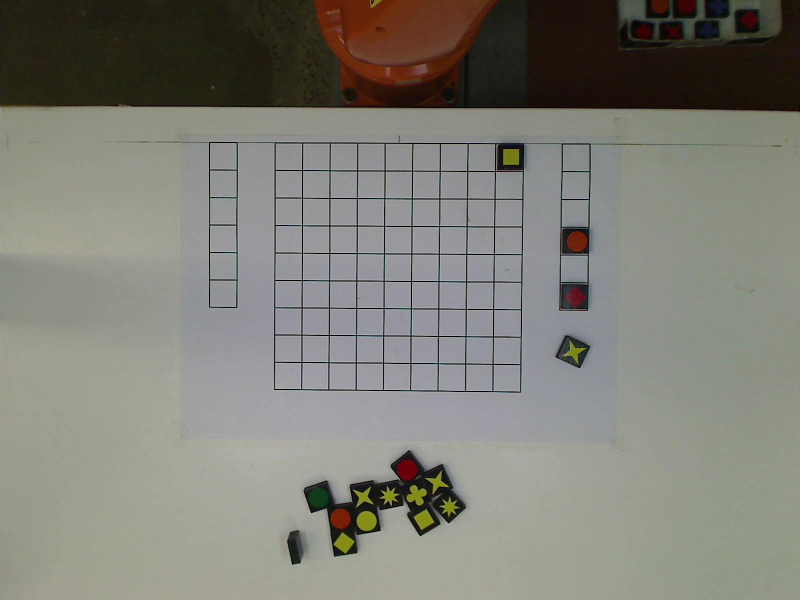
%> input picture Vision/CorrectBlock/orientation.jpg, 1600 x 1200 px (shown at 1/2 size)
$ octave --eval "result = detectOnTable;"   (GNU Octave 9; MATLAB toolbox functions it lacks are replaced by stand-ins)
%> lines starting %> are read from the running program, lines starting %| are printed output that depends on the picture; in (x1, y1, x2, y2) boxes, pixels count from 0 and x2, y2 are one past the last pixel; in counts of white or black regions, pixels touching at a corner belong together; the program's own positions count from 1
%> in detectOnTable, im is the input picture: size 1200x1600x3 uint8; mean R, G, B 127.8, 127.1, 118.9
### Vision/createBlockMask.m
function [BW,maskedRGBImage] = createBlockMask(RGB)
%createMask  Threshold RGB image using auto-generated code from colorThresholder app.
%  [BW,MASKEDRGBIMAGE] = createMask(RGB) thresholds image RGB using
%  auto-generated code from the colorThresholder app. The colorspace and
%  range for each channel of the colorspace were set within the app. The
%  segmentation mask is returned in BW, and a composite of the mask and
%  original RGB images is returned in maskedRGBImage.

% Auto-generated by colorThresholder app on 03-Nov-2017
%------------------------------------------------------


% Convert RGB image to chosen color space
I = rgb2hsv(RGB);
%> I: size 1200x1600x3 double; mean H, S, V 0.287, 0.167, 0.513

% Define thresholds for channel 1 based on histogram settings
channel1Min = 0.000;
channel1Max = 1.000;

% Define thresholds for channel 2 based on histogram settings
channel2Min = 0.000;
channel2Max = 1.000;

% Define thresholds for channel 3 based on histogram settings
channel3Min = 0.000;
channel3Max = 0.300;

% Create mask based on chosen histogram thresholds
sliderBW = (I(:,:,1) >= channel1Min ) & (I(:,:,1) <= channel1Max) & ...
    (I(:,:,2) >= channel2Min ) & (I(:,:,2) <= channel2Max) & ...
    (I(:,:,3) >= channel3Min ) & (I(:,:,3) <= channel3Max);
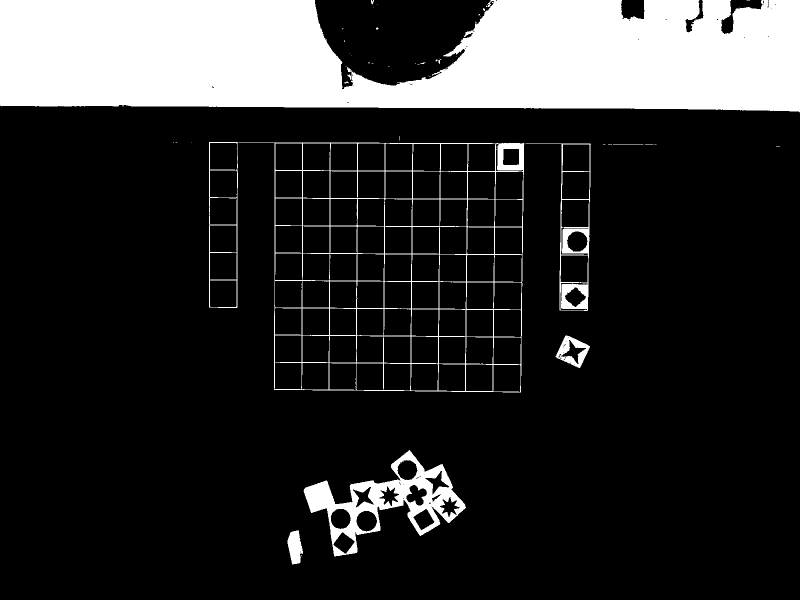
%> sliderBW: size 1200x1600 logical (shown at 1/2 size); 18.1% white; 49 white regions (37 under 20 px), largest, box (x1, y1, x2, y2) and area: (0, 0, 1600, 225) 296819, (477, 285, 1049, 785) 19995, (607, 900, 932, 1113) 19295
BW = sliderBW;

% Initialize output masked image based on input image.
maskedRGBImage = RGB;

% Set background pixels where BW is false to zero.
maskedRGBImage(repmat(~BW,[1 1 3])) = 0;
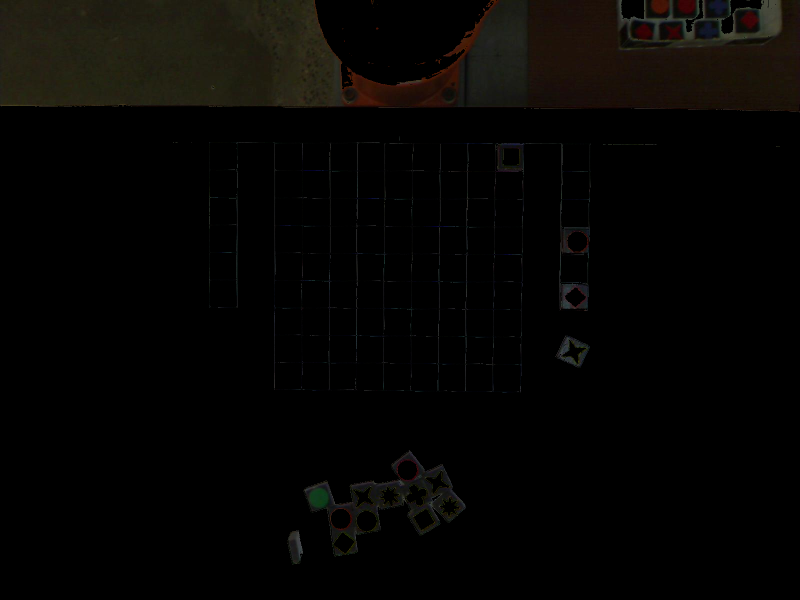
%> maskedRGBImage: size 1200x1600x3 uint8 (shown at 1/2 size); mean R, G, B 5.7, 4.8, 3.1

end

### Vision/CorrectBlock/detectOnTable.m
function c = detectOnTable()
    close all; clear all;
    im = imread('orientation.jpg');

    % Generate block mask
    Block_BW = createBlockMask(im);
    Block_BW(1:225,:) = 0;
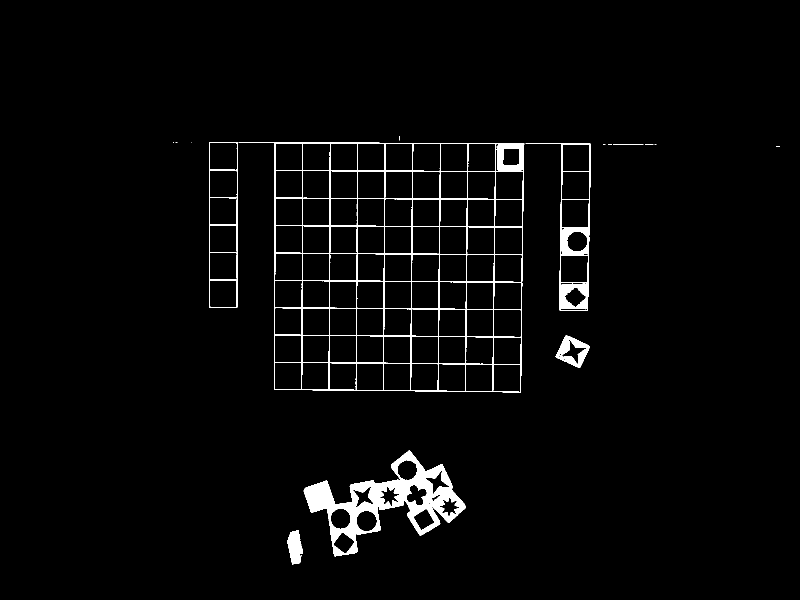
%> Block_BW: size 1200x1600 logical (shown at 1/2 size); 2.6% white; 17 white regions (10 under 20 px), largest, box (x1, y1, x2, y2) and area: (477, 285, 1049, 785) 19995, (607, 900, 932, 1113) 19295, (1051, 287, 1182, 622) 5153
    figure(1);
    subplot(1,3,1);
    imshow(Block_BW);
    se = strel('cube',3);
    Block_BW = imerode(Block_BW, se);
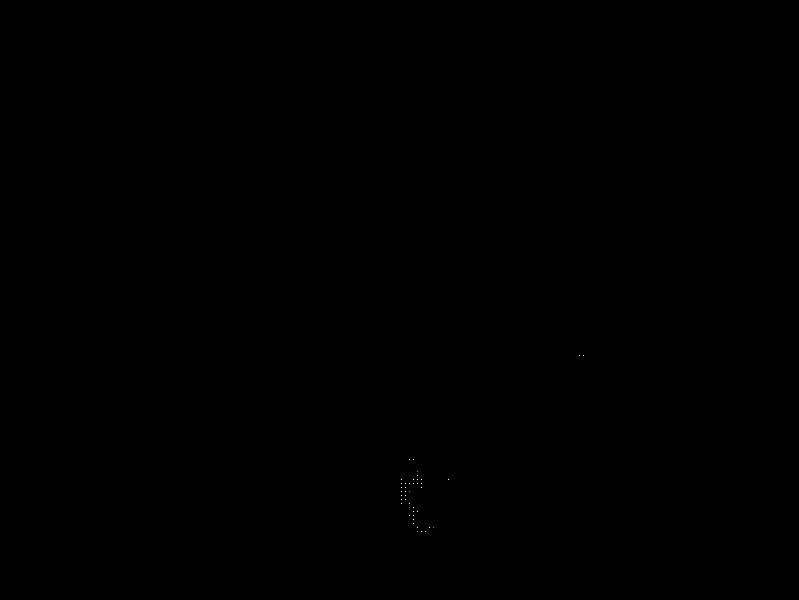
%> Block_BW: size 1200x1598 logical (shown at 1/2 size); 0% white in thin lines or dots, all inside (x1, y1, x2, y2) = (803, 710, 1168, 1064)
    se = strel('cube',6);
    Block_BW = imdilate(Block_BW, se);
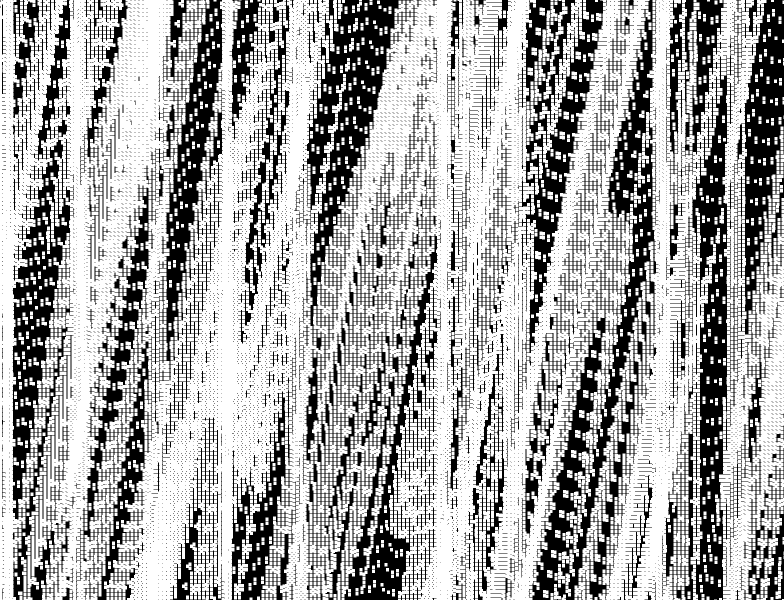
%> Block_BW: size 1200x1568 logical (shown at 1/2 size); 66.1% white; 8497 black regions (8286 under 20 px)
    subplot(1,3,2);
    imshow(Block_BW);

    %Insert Filled Image and create BlockMask
    bw_stats = regionprops('table',Block_BW,'Area','BoundingBox','FilledImage');
%> bw_stats = 6017 regions; largest, box (x1, y1, x2, y2) and Area: (632, 0, 1241, 1200) 251970, (226, 0, 658, 1200) 195486, (63, 0, 363, 1200) 118874, (1212, 0, 1416, 1200) 69004, (0, 0, 134, 1200) 48061
    idx = find(bw_stats.Area > 1500 & bw_stats.Area < 3000);
%> idx = [521; 2168; 3394; 4846]

    BlockMask = false(size(Block_BW));

    for j = 1:size(idx)
        col = floor(bw_stats.BoundingBox(idx(j),1));
        row = floor(bw_stats.BoundingBox(idx(j),2));
        sz = size(bw_stats.FilledImage{idx(j)});
        if (col(1) == 0)
            col = col + 1;
        end

        if (row(1) == 0)
            row = row + 1;
        end

        BlockMask(row:(row+sz(1)-1),col:(col+sz(2)-1)) = bw_stats.FilledImage{idx(j)};
    end
%> this loop made 4 passes
%> (col, row, sz) on passes 1 to 4: (154, 1070, [130 41]), (643, 1073, [127 38]), (925, 1080, [120 31]), (1349, 200, [143 28])
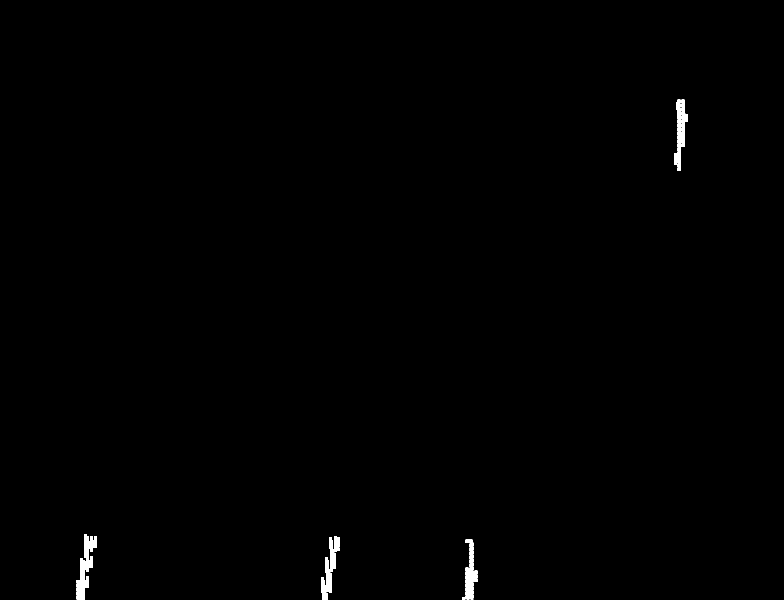
%> BlockMask: size 1200x1568 logical (shown at 1/2 size); 0.42% white; 4 white regions, box (x1, y1, x2, y2) and area: (153, 1069, 194, 1199) 2343, (642, 1072, 680, 1199) 1972, (1348, 199, 1376, 342) 1870, (924, 1079, 955, 1199) 1655

    subplot(1,3,3);
    imshow(BlockMask);

    stats = regionprops('table',BlockMask,'Centroid','Area','PixelList');
%> stats = 4 regions; Area and Centroid: 2343 [171.8 1134.2], 1972 [660.4 1136], 1870 [1361.7 264.5], 1655 [941.3 1148.8]
    inds = find(stats.Area > 2500);
%> inds = []
    n = size(inds,1);
%> n = 0
    c = zeros(n,6);

    for k = 1:n
        i = inds(k);
        % Extract block center
        c(k,1) = stats.Centroid(i,1);
        c(k,2) = stats.Centroid(i,2);

        [~, i1] = max(stats.PixelList{i}(:,1));
        [~, i2] = min(stats.PixelList{i}(:,2));

        x1_ = stats.PixelList{i}(i1,1) - stats.PixelList{i}(i2,1);
        y1_ = stats.PixelList{i}(i1,2) - stats.PixelList{i}(i2,2);

%         hold on;
%         plot(stats.PixelList{i}(i1,1),stats.PixelList{i}(i1,2),'*b');
%         plot(stats.PixelList{i}(i2,1),stats.PixelList{i}(i2,2),'*m');

        c(k,3) = rad2deg((atan2(y1_,x1_)));

        % Extract a player1 grid slot
        rgbBlock1 = ExtractBlockIm(im, c(k,1), c(k,2), c(k,3), 50);
        figure(2);
        imshow(rgbBlock1);

        % Classify each the grid slot
        [colour, shape] = ClassifyBlock(rgbBlock1, ...
            convnetColour, convnetShape);

        % Update Board
        c(i,4) = colour;
        c(i,5) = shape;
    end
%> this loop made 0 passes
%> `result = detectOnTable;`: result = []
end

function imExtracted = ExtractBlockIm(im, x, y, angle, sideLength)

    % Initial crop to bounding box of rotated square
    xmin = x - sideLength;
    ymin = y - sideLength;
    xmax = x + sideLength;
    ymax = y + sideLength;
    rect = [ymin, xmin, ymax-ymin, xmax-xmin];
    imExtracted = imcrop(im, rect);

    % Rotate image by angle
    imExtracted = imrotate(imExtracted, -rad2deg(angle), 'crop');

    % Crop again to square dimensions
    sz = [size(imExtracted, 1), size(imExtracted, 2)];
    xCrop = (sz(2) - sideLength) / 2;
    yCrop = (sz(1) - sideLength) / 2;

    rect2 = [xCrop, yCrop, (sideLength-1), (sideLength-1)];
    imExtracted = imcrop(imExtracted, rect2);

end

% [17 lines of commented-out code are left out]
